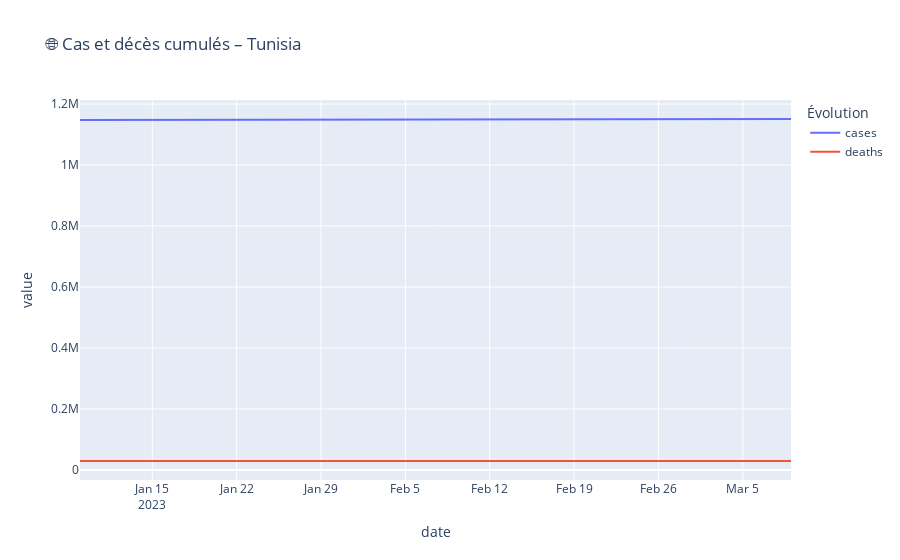

Source (notebook cell):
### Code cell
# 🌍 Plot interactif avec Plotly
fig = px.line(df, x="date", y=["cases", "deaths"], title=f"🌐 Cas et décès cumulés – {country}")
fig.update_layout(legend_title_text='Évolution')
fig.show()
